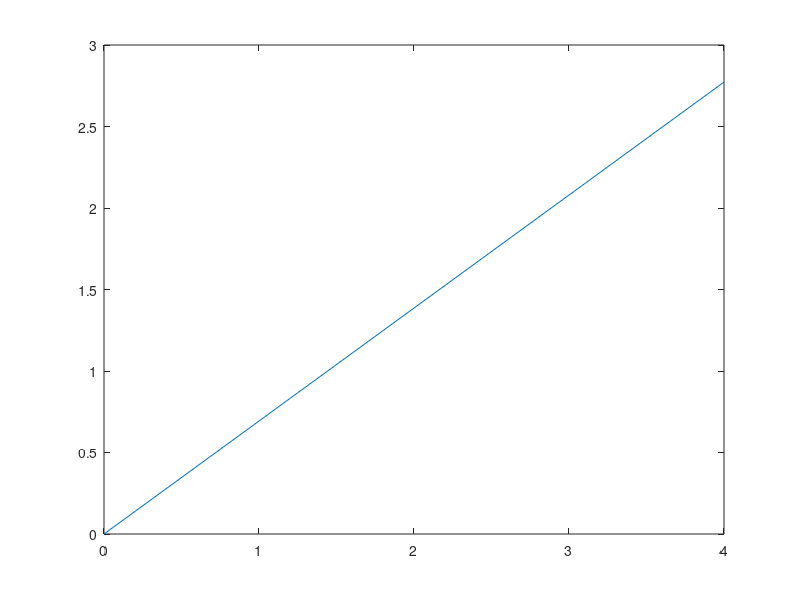

The MATLAB source for this figure: (Note: this script raises an error after producing the figure.)
%% slidingFits_helpfulNeighbors

% Goal: a method of calculating doubling rate (mu), in which we use the
% points in a neighboring curve to add more points for fitting.
% 
% Strategy:
%
%       0. initialize trimmed track data
%       0. initialize window parameters (number of frames)
%       0. initialize division parameters (drop threshold)
%       1. for each movie, identify the number of tracks
%                2. per track, isolate length, width, frame and time data
%                3. calculate volume data
%                        4. build an array with length(track) that identifies curve #
%                                i. identify all changes in size > threshold (-0.75 um)
%                               ii. starting with zero, list curve # for each frame
%                        5. initialize windows for current track
%                        6. per window, isolate effective length and curve #
%                        7. if curve # changes,
%                                i. double length values after change
%                               ii. use effective length to calculate mu
%                        8. if no change in curve #, use effective length to calculate mu
%                                i. ln(effective length) vs time
%                               ii. fit linear slope to ln(eL) vs time
%                              iii. mu = slope / ln(2)
%                        9. save mu and y-intercept
%                       10. repeat for all windows
%                11. repeat for all tracks
%       12. repeat for all movies


% last update: jen, 2017 Jul 12

% OK lez go!

%%
% testing mu calculations
doublingRate = 1.0000;
t = [0,1,2,3,4];
data = 1 * 2.^(doublingRate*t);  % gives: data = [1,2,4,8,16]

ln_length = log(data);  % gives: ln_data = [0, 0.6931, 1.3863, 2.0794, 2.7726]

plot(t,data) % exponential
plot(t,ln_length) % linear

fitLine = polyfit(t,ln_length,1); % gives: fitLine = [0.6931, -0.0000]
                                % where: slope = fitLine(1)
                                %        y-int = fitLine(2)
                                
mu = fitLine(1)/log(2);         % gives: mu = 1
                                % woot! we found the doublingRate from the data!
                         
%%
% 0. initialize 
clear
clc
experiment = '2017-01-16';

% 0. open folder for experiment of interest
newFolder = strcat('/Users/jen/Documents/StockerLab/Data/',experiment,'  (t300)');
cd(newFolder);


% 0. initialize trimmed track data

load('t300_2017-01-16-revisedTrimmer-cond1-cond3-noLinker-jiggle0p3.mat','D7','T');
numMovies = length(D7);


% 0. initialize window parameters
windowSize = 5;


% 0. initialize division parameters
dropThreshold = -0.75;

%%
%  1. for each movie, identify the number of tracks


for n = 1:length(D7)
    
    numTracks = length(D7{n});
 
    %  2. per track, isolate length, width, frame and time data
    for track = 1: numTracks
        trackLengths = D7{n}(track).MajAx;
        %trackWidths = D7{n}(track).MinAx;
        trackFrames = D7{n}(track).Frame;
        trackTimes = T{n}(trackFrames)/3600;

        
%         % 3. calculate volume data
%         
%         % i. approximate volume as a cylinder = pi * r_squared * height
%         r = trackWidths/2;
%         r_squared = r.^2;
%         v_cylinder = pi * trackLengths .* r_squared;
%         
%         
%         % ii. approximate volume as an ellipsoid = 4/3 * pi * a * b * c
%         % for us, b = c = radius of circular cross-section
%         a = trackLengths/2;
%         v_ellipse = 4/3 * pi * a .* r_squared;
%         
%         
%         % iii. approximate volume as a cylinder with half-sphere caps
%         % cylinder = pi * r_squared * height
%         shortenedHeight = trackLengths - trackWidths;
%         vol_smallCylinder = pi * r_squared .* shortenedHeight;
%         
%         % sphere = 4/3 * pi * r_cubed
%         r_cubed = r.^3;
%         vol_sphere = 4/3 * pi * r_cubed;
%         
%         % v = cylinder + sphere
%         v_anupam = vol_smallCylinder + vol_sphere;
%         
%         clear r r_squared r_cubed a shortenedHeight
%         
%         
        %  4. build an array that identifies curve #
        
        % 0. initalize array, curveNum
        curveNum = zeros(length(trackFrames),1);
        
        % i. identify all changes in size > threshold
        sizeChange = diff(trackLengths);
        dropTrack = find(sizeChange <= dropThreshold);
        
        % ii. starting with zero, list curve # for each frame
        currentCurve = 0;
        nextCurve = 1;
        if ~isempty(dropTrack)
            for i = 1:length(curveNum)
                if nextCurve <= length(dropTrack)
                    curveNum(i) = currentCurve;
                    
                    if i == dropTrack(nextCurve)
                        currentCurve = currentCurve+1;
                        nextCurve = nextCurve+1;
                    end
                    
                else
                    curveNum(i) = currentCurve;
                end
            end
        end
        clear currentCurve nextCurve i sizeChange;
        
        
        % 5. initialize windows for current track
        
        % i. define row numbers for first window
        firstWindow = 1:windowSize;
        
        % ii. calculate number of windows in current track
        numWindows = length(trackLengths) - windowSize +1;
        
        % iii. initialize current window to begin calculations
        currentWindow = firstWindow; % will slide by +1 for each iternation

        
        %  6. per window
        for w = 1:numWindows
            
            % 6. isolate current window's time, length, and curve #
            wLength = trackLengths(currentWindow);
            %wVolume = v_anupam(currentWindow);
            wCurves = curveNum(currentWindow);
            wTime = trackTimes(currentWindow);
            
            % 7. if curve # changes, adjust window Lengths by one of two means:
            isDrop = diff(wCurves);
            if sum(isDrop) ~= 0
                
                % i. find point of drop
                dropPoint = find(isDrop ~= 0);
                
                %         % if drop is in latter half of curve...
                %         if dropPoint > 2
                
                % ii. double length values after change
                multiplier = NaN(windowSize,1);
                minCurve = min(wCurves);
                maxCurve = max(wCurves);
                multiplier(wCurves == minCurve) = 1;
                multiplier(wCurves == maxCurve) = 2;
                
                wLength_adjusted = wLength.*multiplier;
                
                %         else
                %
                %             % if drop is in latter half of curve...
                %             % ii. double length values after change
                %             multiplier = NaN(windowSize,1);
                %             minCurve = min(wCurves);
                %             maxCurve = max(wCurves);
                %             multiplier(wCurves == minCurve) = 0.5;
                %             multiplier(wCurves == maxCurve) = 1;
                %
                %             wLength_adjusted = wLength.*multiplier;
                %
                %         end
                
                % iii. use effective length to calculate mu (see below for comments)
                ln_length = log(wLength_adjusted);
                fitLine = polyfit(wTime,ln_length,1);
                mu = fitLine(1)/log(2);         % divide by log(2), as eqn raises 2 by mu*t
                
                
                %  8. if no change in curve #, use effective length to calculate mu
            else
                % i. ln(effective length) vs time
                ln_length = log(wLength);
                
                % ii. fit linear slope to ln(eL) vs time
                fitLine = polyfit(wTime,ln_length,1); % gives: fitLine = [0.6931, -0.0000]
                % where:   slope = fitLine(1)
                %          y-int = fitLine(2)
                
                % iii. mu = slope / ln(2)
                mu = fitLine(1)/log(2);         % divide by log(2), as eqn raises 2 by mu*t
                
            end
            
            % 9. save mu and y-intercept
            slidingData(w,1) = mu;
            slidingData(w,2) = fitLine(2); % log(initial length), y-int
            
            % 10. repeat for all windows
            currentWindow = currentWindow + 1;
            
            clear wLength wCurves mu fitLine ln_length dropPoint isDrop maxCurve minCurve;
            clear wLength_adjusted multiplier experiment newFolder wTime;
        end
        
        % 11. save data and repeat for all tracks
        
        trackData = struct('mu',slidingData(:,1),'yInt',slidingData(:,2));
        M{n}(track) = trackData;
        
        clear slidingData trackData;
        
        disp(['Track ', num2str(track), ' from xy ', num2str(n), ' complete!'])
        
    end
    
    %       12. repeat for all movies
end

%%
save('t300_2017-01-16-neighbors-window5-cond1-cond3-jiggle0p3.mat', 'D7', 'M', 'T') %'D'


%% checks
% plot mu over time (like length) 
                      
figure(2)
plot(trackFrames, trackLengths,'o')
hold on
plot(trackFrames, trackLengths,'r')
grid on
xlim([0 202])
title(track);


hold on
plot(trackFrames(3:end-2),slidingData(:,1)*4,'Color',[1 0.5 0],'Marker','o'); 
hold on
plot(trackFrames(3:end-2),slidingData(:,1)*4,'Color',[0.5 0 0.5]); 
hold on
plot(trackFrames(3:end-2),slidingData(:,1),'Color','k'); 
xlim([0 202])
title(track);


%%
% re-create length track with y-int
firstWindow = 1:windowSize; 
currentWindow = firstWindow;

for i = 1:length(slidingData)
    
    wTime = trackTimes(i+2);
    %timestep = max(wTime) - min(wTime);
    
    mu = slidingData(i,1);
    yInt = slidingData(i,2);
    ln_length = yInt + mu*wTime *log(2);
    
    fit_Length(i,1) = exp(ln_length);
    
    currentWindow = currentWindow +1;
end


plot(trackFrames, trackLengths,'o')
hold on
plot(trackFrames, trackLengths,'r')
hold on
plot(trackFrames(3:end-2), fit_Length, 'ko')

xlim([0 202])
title(track);

%fitTrack(w,:) = exp( pFit(w,1)*timeTrack(Wtrack(w,:)) + pFit(w,2) );

% log(exp(1)) = 1
%%
%                        
%                10. repeat for all tracks
%       11. repeat for all movies



